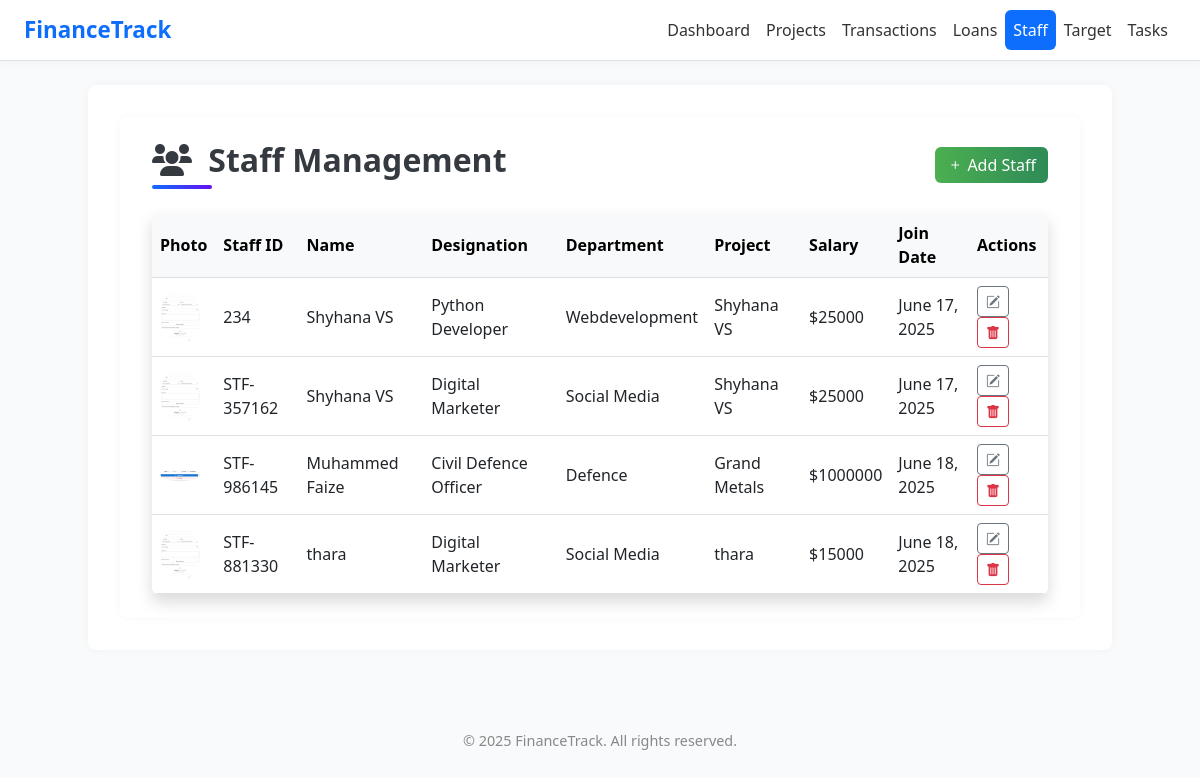
Page /staff/ on the committed database.
### app1/models.py (models this page shows, shortened)
class Staff(models.Model):
    user = models.OneToOneField(User, on_delete=models.CASCADE,null=True, blank=True)
    staff_id = models.CharField(max_length=20, unique=True)
    name = models.CharField(max_length=100)
    photo = models.ImageField(upload_to='staff_photos/', blank=True, null=True)
    designation = models.CharField(max_length=100)
    department = models.CharField(max_length=100)
    project = models.ForeignKey(Project, on_delete=models.SET_NULL, null=True, blank=True)
    salary = models.DecimalField(max_digits=10, decimal_places=2)
    date_of_join = models.DateField()

class Project(models.Model):
    code = models.CharField(max_length=20)
    name = models.CharField(max_length=100)
    location = models.CharField(max_length=100)
    total_budget = models.DecimalField(max_digits=12, decimal_places=2)
    start_date = models.DateField()
    end_date = models.DateField()
    notes = models.TextField(blank=True, null=True)
    def __str__(self):
        return self.name

### app1/views.py (the view, shortened to what this page needs)
# urls.py: path('staff/', views.staff_list, name='staff_list'),
def staff_list(request):
    staff_list = Staff.objects.all()
    project_list = Project.objects.all()
    form = StaffForm()
    return render(request, 'staff_list.html', {
        'staff_list': staff_list,
        'project_list': project_list,
        'form': form,
    })

### templates/staff_list.html (shortened to what this page needs)
{% extends 'base.html' %}
{% load static %}
{% block content %}
<div class="container py-4">
  <div class="d-flex justify-content-between align-items-center mb-4">
    <h2 class="page-title mb-3 mb-md-0">
  <i class="fas fa-users me-2"></i> Staff Management
</h2>
    <button class="btn btn-primary" data-bs-toggle="modal" data-bs-target="#addStaffModal">
      <i class="bi bi-plus"></i> Add Staff
    </button>
  </div>
  <div class="table-responsive shadow rounded bg-white">
    <table class="table table-hover align-middle mb-0">
      <thead class="table-light">
        <tr>
          <th>Photo</th><th>Staff ID</th><th>Name</th><th>Designation</th>
          <th>Department</th><th>Project</th><th>Salary</th><th>Join Date</th><th>Actions</th>
        </tr>
      </thead>
      <tbody>
        {% for staff in staff_list %}
        <tr>
          <td>{% if staff.photo %}<img src="{{ staff.photo.url }}" width="40" height="40" class="rounded-circle">{% else %}-{% endif %}</td>
          <td>{{ staff.staff_id }}</td>
          <td>{{ staff.name }}</td>
          <td>{{ staff.designation }}</td>
          <td>{{ staff.department }}</td>
          <td>{% if staff.project %}{{ staff.project.name }}{% else %}<span class="text-muted">N/A</span>{% endif %}</td>
          <td>${{ staff.salary|floatformat:0 }}</td>
          <td>{{ staff.date_of_join }}</td>
          <td>
            <button class="btn btn-sm btn-outline-secondary" data-bs-toggle="modal" data-bs-target="#editStaffModal{{ staff.id }}">
              <i class="bi bi-pencil-square"></i>
            </button>
            <a href="{% url 'delete_staff' staff.id %}" class="btn btn-sm btn-outline-danger" onclick="return confirm('Delete this staff member?');"><i class="bi bi-trash-fill"></i></a>
          </td>
        </tr>
        {% endfor %}
      </tbody>
    </table>
  </div>
</div>
{% endblock %}

### templates/base.html (style rules this page uses)
body { background-color: #f9fafb; font-family: 'Segoe UI', sans-serif; }
.container { background: white; padding: 2rem; border-radius: 0.5rem; box-shadow: 0 0 8px rgba(0,0,0,0.04); }
.btn-primary { background-color: #0d6efd; border: none; }

### templates/staff_list.html (style rules this page uses)
.page-title { font-weight: 600; font-size: 2rem; color: #343a40; position: relative; padding-bottom: 10px; }
.page-title::after { content: ''; position: absolute; left: 0; bottom: 0; width: 60px; height: 4px; background: linear-gradient(90deg, #0d6efd, #6610f2); border-radius: 2px; }
.table th, .table td { vertical-align: middle; }
.btn-primary { background: linear-gradient(to right, #4CAF50, #2E8B57); border: none; }

### rows in the picture
Staff: photo (picture), staff_id "234", name "Shyhana VS", designation "Python Developer", department "Webdevelopment", project.name "Shyhana VS", salary "25000", date_of_join "June 17, 2025"
Staff: photo (picture), staff_id "STF-357162", name "Shyhana VS", designation "Digital Marketer", department "Social Media", project.name "Shyhana VS", salary "25000", date_of_join "June 17, 2025"
Staff: photo (picture), staff_id "STF-986145", name "Muhammed Faize", designation "Civil Defence Officer", department "Defence", project.name "Grand Metals", salary "1000000", date_of_join "June 18, 2025"
Staff: photo (picture), staff_id "STF-881330", name "thara", designation "Digital Marketer", department "Social Media", project.name "thara", salary "15000", date_of_join "June 18, 2025"

### other values in the picture
{{ year|default:"2025" }} "2025"
